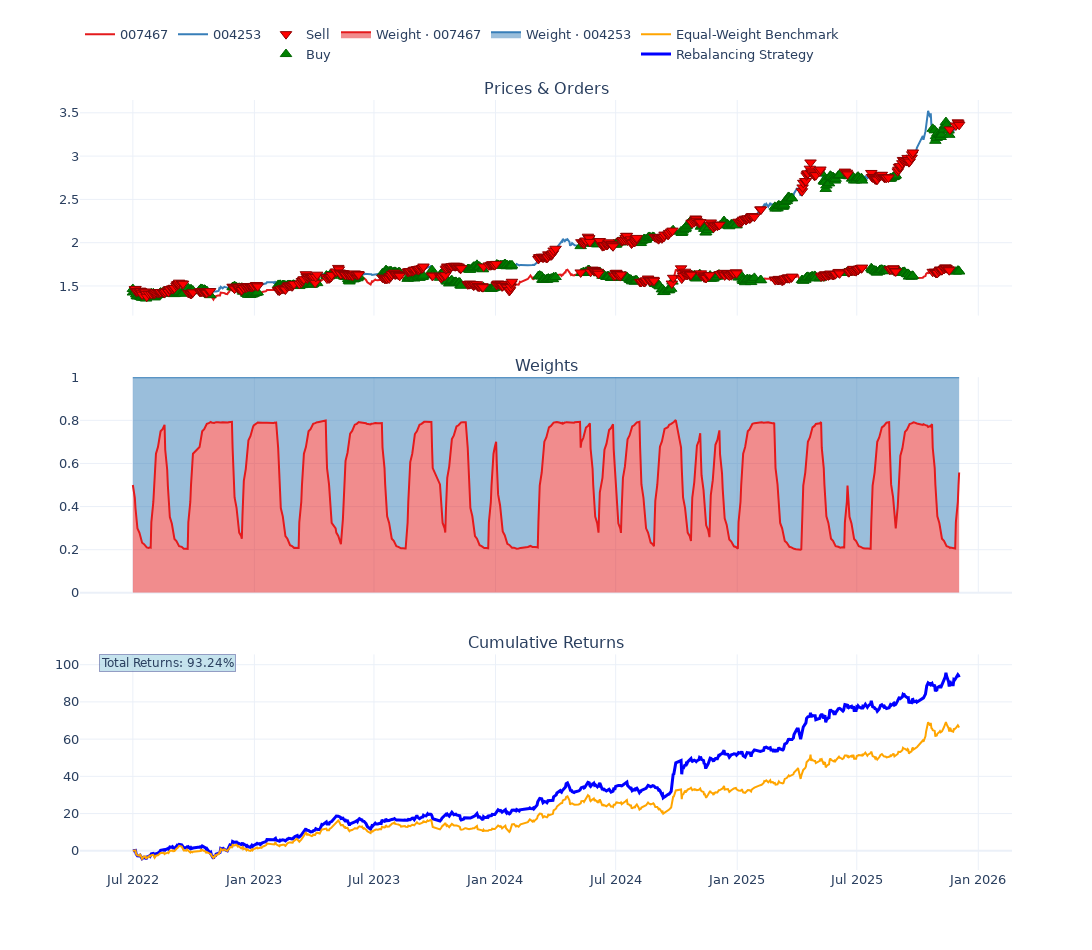

The code cell stored with this chart in its notebook:
### Code cell
single_bt.plot()

### Figure 1 — Plotly figure (JSON) as saved in the notebook; plotly's stock layout.template omitted (floating-point values rounded to 4 significant figures; data arrays with more than 128 entries replaced by an {"elided": "..."} marker saying what was removed)
{"data": [{"hovertemplate": "<b>007467</b><br>%{x|%Y-%m-%d}<br>Price: %{y:.4f}<extra></extra>", "legendgroup": "price-007467", "line": {"color": "rgb(228,26,28)", "width": 2}, "mode": "lines", "name": "007467", "type": "scatter", "x": {"elided": "835 str values"}, "xaxis": "x", "y": {"elided": "835 float values"}, "yaxis": "y"}, {"hovertemplate": "<b>004253</b><br>%{x|%Y-%m-%d}<br>Price: %{y:.4f}<extra></extra>", "legendgroup": "price-004253", "line": {"color": "rgb(55,126,184)", "width": 2}, "mode": "lines", "name": "004253", "type": "scatter", "x": {"elided": "835 str values"}, "xaxis": "x", "y": {"elided": "835 float values"}, "yaxis": "y"}, {"hovertemplate": "<b>Buy</b><br>%{x|%Y-%m-%d %H:%M:%S}<br>Price: %{y:.4f}<extra></extra>", "legendgroup": "trades", "marker": {"color": "green", "line": {"color": "darkgreen", "width": 1}, "size": 10, "symbol": "triangle-up"}, "mode": "markers", "name": "Buy", "type": "scatter", "x": {"elided": "621 str values"}, "xaxis": "x", "y": {"elided": "621 float values"}, "yaxis": "y"}, {"hovertemplate": "<b>Sell</b><br>%{x|%Y-%m-%d %H:%M:%S}<br>Price: %{y:.4f}<extra></extra>", "legendgroup": "trades", "marker": {"color": "red", "line": {"color": "darkred", "width": 1}, "size": 10, "symbol": "triangle-down"}, "mode": "markers", "name": "Sell", "type": "scatter", "x": {"elided": "619 str values"}, "xaxis": "x", "y": {"elided": "619 float values"}, "yaxis": "y"}, {"hovertemplate": "<b>007467</b><br>%{x|%Y-%m-%d}<br>Weight: %{y:.2%}<extra></extra>", "legendgroup": "weight-007467", "line": {"color": "rgb(228,26,28)"}, "mode": "lines", "name": "Weight · 007467", "stackgroup": "weights", "type": "scatter", "x": {"elided": "835 str values"}, "xaxis": "x2", "y": {"elided": "835 float values"}, "yaxis": "y2"}, {"hovertemplate": "<b>004253</b><br>%{x|%Y-%m-%d}<br>Weight: %{y:.2%}<extra></extra>", "legendgroup": "weight-004253", "line": {"color": "rgb(55,126,184)"}, "mode": "lines", "name": "Weight · 004253", "stackgroup": "weights", "type": "scatter", "x": {"elided": "835 str values"}, "xaxis": "x2", "y": {"elided": "835 float values"}, "yaxis": "y2"}, {"hovertemplate": "Strategy<br>%{x|%Y-%m-%d}<br>Multiple: %{y:.2f}%<extra></extra>", "legendgroup": "performance", "line": {"color": "blue", "width": 3}, "mode": "lines", "name": "Rebalancing Strategy", "type": "scatter", "x": {"elided": "835 str values"}, "xaxis": "x3", "y": {"elided": "835 float values"}, "yaxis": "y3"}, {"hovertemplate": "Benchmark<br>%{x|%Y-%m-%d}<br>Multiple: %{y:.2f}%<extra></extra>", "legendgroup": "performance", "line": {"color": "orange", "width": 2}, "mode": "lines", "name": "Equal-Weight Benchmark", "type": "scatter", "x": {"elided": "835 str values"}, "xaxis": "x3", "y": {"elided": "835 float values"}, "yaxis": "y3"}], "layout": {"annotations": [{"font": {"size": 16}, "showarrow": false, "text": "Prices & Orders", "x": 0.5, "xanchor": "center", "xref": "paper", "y": 1, "yanchor": "bottom", "yref": "paper"}, {"font": {"size": 16}, "showarrow": false, "text": "Weights", "x": 0.5, "xanchor": "center", "xref": "paper", "y": 0.64, "yanchor": "bottom", "yref": "paper"}, {"font": {"size": 16}, "showarrow": false, "text": "Cumulative Returns", "x": 0.5, "xanchor": "center", "xref": "paper", "y": 0.28, "yanchor": "bottom", "yref": "paper"}, {"bgcolor": "rgba(173, 216, 230, 0.7)", "bordercolor": "rgba(30, 30, 120, 0.4)", "font": {"family": "DejaVu Sans", "size": 12}, "showarrow": false, "text": "Total Returns: 93.24%", "x": 0.02, "xref": "paper", "y": 100.7, "yref": "y3"}], "font": {"family": "DejaVu Sans", "size": 13}, "height": 950, "hovermode": "x unified", "legend": {"orientation": "h", "x": 0, "xanchor": "left", "y": 1.04, "yanchor": "bottom"}, "width": 1200, "xaxis": {"anchor": "y", "domain": [0, 1], "matches": "x", "showticklabels": false}, "xaxis2": {"anchor": "y2", "domain": [0, 1], "matches": "x", "showticklabels": false}, "xaxis3": {"anchor": "y3", "domain": [0, 1], "matches": "x"}, "yaxis": {"anchor": "x", "domain": [0.72, 1]}, "yaxis2": {"anchor": "x2", "domain": [0.36, 0.64], "range": [0, 1]}, "yaxis3": {"anchor": "x3", "domain": [0, 0.28]}}}
